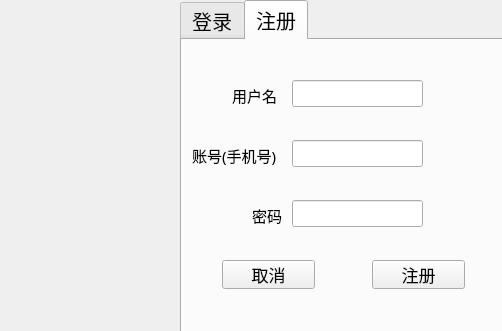
<?xml version="1.0" encoding="UTF-8"?>
<ui version="4.0">
 <class>loginDialog</class>
 <widget class="QDialog" name="loginDialog">
  <property name="geometry">
   <rect>
    <x>0</x>
    <y>0</y>
    <width>502</width>
    <height>331</height>
   </rect>
  </property>
  <property name="windowTitle">
   <string>Dialog</string>
  </property>
  <widget class="QLabel" name="lb_icon">
   <property name="geometry">
    <rect>
     <x>0</x>
     <y>0</y>
     <width>181</width>
     <height>331</height>
    </rect>
   </property>
   <property name="text">
    <string/>
   </property>
   <property name="pixmap">
    <pixmap resource="Res.qrc">:/res/images/register.png</pixmap>
   </property>
   <property name="scaledContents">
    <bool>true</bool>
   </property>
  </widget>
  <widget class="QTabWidget" name="tb_page">
   <property name="geometry">
    <rect>
     <x>180</x>
     <y>0</y>
     <width>331</width>
     <height>341</height>
    </rect>
   </property>
   <property name="font">
    <font>
     <family>黑体</family>
     <pointsize>15</pointsize>
    </font>
   </property>
   <property name="currentIndex">
    <number>1</number>
   </property>
   <widget class="QWidget" name="page_login">
    <attribute name="title">
     <string>登录</string>
    </attribute>
    <widget class="QLabel" name="lb_tel">
     <property name="geometry">
      <rect>
       <x>10</x>
       <y>70</y>
       <width>111</width>
       <height>31</height>
      </rect>
     </property>
     <property name="font">
      <font>
       <family>黑体</family>
       <pointsize>11</pointsize>
      </font>
     </property>
     <property name="text">
      <string>账号(手机号)</string>
     </property>
    </widget>
    <widget class="QLabel" name="lb_password">
     <property name="geometry">
      <rect>
       <x>80</x>
       <y>130</y>
       <width>41</width>
       <height>31</height>
      </rect>
     </property>
     <property name="font">
      <font>
       <family>黑体</family>
       <pointsize>11</pointsize>
      </font>
     </property>
     <property name="text">
      <string>密码</string>
     </property>
    </widget>
    <widget class="QPushButton" name="pb_clear">
     <property name="geometry">
      <rect>
       <x>50</x>
       <y>190</y>
       <width>93</width>
       <height>29</height>
      </rect>
     </property>
     <property name="font">
      <font>
       <family>黑体</family>
       <pointsize>13</pointsize>
      </font>
     </property>
     <property name="text">
      <string>取消</string>
     </property>
    </widget>
    <widget class="QPushButton" name="pb_login">
     <property name="geometry">
      <rect>
       <x>200</x>
       <y>190</y>
       <width>93</width>
       <height>29</height>
      </rect>
     </property>
     <property name="font">
      <font>
       <family>黑体</family>
       <pointsize>13</pointsize>
      </font>
     </property>
     <property name="text">
      <string>登录</string>
     </property>
    </widget>
    <widget class="QLineEdit" name="le_tel">
     <property name="geometry">
      <rect>
       <x>130</x>
       <y>70</y>
       <width>131</width>
       <height>27</height>
      </rect>
     </property>
     <property name="font">
      <font>
       <family>黑体</family>
       <pointsize>11</pointsize>
      </font>
     </property>
     <property name="toolTip">
      <string>&lt;html&gt;&lt;head/&gt;&lt;body&gt;&lt;p&gt;&lt;span style=&quot; font-style:italic; color:#ff0000;&quot;&gt;请输入十一位手机号码&lt;/span&gt;&lt;/p&gt;&lt;/body&gt;&lt;/html&gt;</string>
     </property>
    </widget>
    <widget class="QLineEdit" name="le_password">
     <property name="geometry">
      <rect>
       <x>130</x>
       <y>130</y>
       <width>131</width>
       <height>27</height>
      </rect>
     </property>
     <property name="font">
      <font>
       <family>黑体</family>
       <pointsize>8</pointsize>
      </font>
     </property>
     <property name="toolTip">
      <string>&lt;html&gt;&lt;head/&gt;&lt;body&gt;&lt;p&gt;&lt;span style=&quot; font-style:italic; color:#ff0000;&quot;&gt;长度小于20的字母 数字 下划线&lt;/span&gt;&lt;/p&gt;&lt;/body&gt;&lt;/html&gt;</string>
     </property>
     <property name="echoMode">
      <enum>QLineEdit::Password</enum>
     </property>
    </widget>
   </widget>
   <widget class="QWidget" name="page_register">
    <attribute name="title">
     <string>注册</string>
    </attribute>
    <widget class="QPushButton" name="pb_register">
     <property name="geometry">
      <rect>
       <x>190</x>
       <y>220</y>
       <width>93</width>
       <height>29</height>
      </rect>
     </property>
     <property name="font">
      <font>
       <family>黑体</family>
       <pointsize>13</pointsize>
      </font>
     </property>
     <property name="text">
      <string>注册</string>
     </property>
    </widget>
    <widget class="QLineEdit" name="le_name_r">
     <property name="geometry">
      <rect>
       <x>110</x>
       <y>40</y>
       <width>131</width>
       <height>27</height>
      </rect>
     </property>
     <property name="font">
      <font>
       <family>黑体</family>
       <pointsize>11</pointsize>
      </font>
     </property>
     <property name="toolTip">
      <string>&lt;html&gt;&lt;head/&gt;&lt;body&gt;&lt;p&gt;&lt;span style=&quot; font-style:italic; color:#ff0000;&quot;&gt;请输入字母，数字，下划线&lt;/span&gt;&lt;/p&gt;&lt;/body&gt;&lt;/html&gt;</string>
     </property>
    </widget>
    <widget class="QLineEdit" name="le_tel_r">
     <property name="geometry">
      <rect>
       <x>110</x>
       <y>100</y>
       <width>131</width>
       <height>27</height>
      </rect>
     </property>
     <property name="font">
      <font>
       <family>黑体</family>
       <pointsize>11</pointsize>
      </font>
     </property>
     <property name="toolTip">
      <string>&lt;html&gt;&lt;head/&gt;&lt;body&gt;&lt;p&gt;&lt;span style=&quot; font-style:italic; color:#ff0000;&quot;&gt;请输入十一位手机号码&lt;/span&gt;&lt;/p&gt;&lt;/body&gt;&lt;/html&gt;</string>
     </property>
    </widget>
    <widget class="QLabel" name="lb_tel_r">
     <property name="geometry">
      <rect>
       <x>10</x>
       <y>100</y>
       <width>101</width>
       <height>31</height>
      </rect>
     </property>
     <property name="font">
      <font>
       <family>黑体</family>
       <pointsize>11</pointsize>
      </font>
     </property>
     <property name="text">
      <string>账号(手机号)</string>
     </property>
    </widget>
    <widget class="QLabel" name="lb_password_r">
     <property name="geometry">
      <rect>
       <x>70</x>
       <y>160</y>
       <width>41</width>
       <height>31</height>
      </rect>
     </property>
     <property name="font">
      <font>
       <family>黑体</family>
       <pointsize>11</pointsize>
      </font>
     </property>
     <property name="text">
      <string>密码</string>
     </property>
    </widget>
    <widget class="QLabel" name="lb_name_r">
     <property name="geometry">
      <rect>
       <x>50</x>
       <y>40</y>
       <width>51</width>
       <height>31</height>
      </rect>
     </property>
     <property name="font">
      <font>
       <family>黑体</family>
       <pointsize>11</pointsize>
      </font>
     </property>
     <property name="text">
      <string>用户名</string>
     </property>
    </widget>
    <widget class="QPushButton" name="pb_clear_r">
     <property name="geometry">
      <rect>
       <x>40</x>
       <y>220</y>
       <width>93</width>
       <height>29</height>
      </rect>
     </property>
     <property name="font">
      <font>
       <family>黑体</family>
       <pointsize>13</pointsize>
      </font>
     </property>
     <property name="text">
      <string>取消</string>
     </property>
    </widget>
    <widget class="QLineEdit" name="le_password_r">
     <property name="geometry">
      <rect>
       <x>110</x>
       <y>160</y>
       <width>131</width>
       <height>27</height>
      </rect>
     </property>
     <property name="font">
      <font>
       <family>黑体</family>
       <pointsize>8</pointsize>
      </font>
     </property>
     <property name="toolTip">
      <string>&lt;html&gt;&lt;head/&gt;&lt;body&gt;&lt;p&gt;&lt;span style=&quot; font-style:italic; color:#ff0000;&quot;&gt;长度小于20的字母 数字 下划线&lt;/span&gt;&lt;/p&gt;&lt;/body&gt;&lt;/html&gt;</string>
     </property>
     <property name="echoMode">
      <enum>QLineEdit::Password</enum>
     </property>
    </widget>
   </widget>
  </widget>
 </widget>
 <resources>
  <include location="Res.qrc"/>
 </resources>
 <connections/>
</ui>
